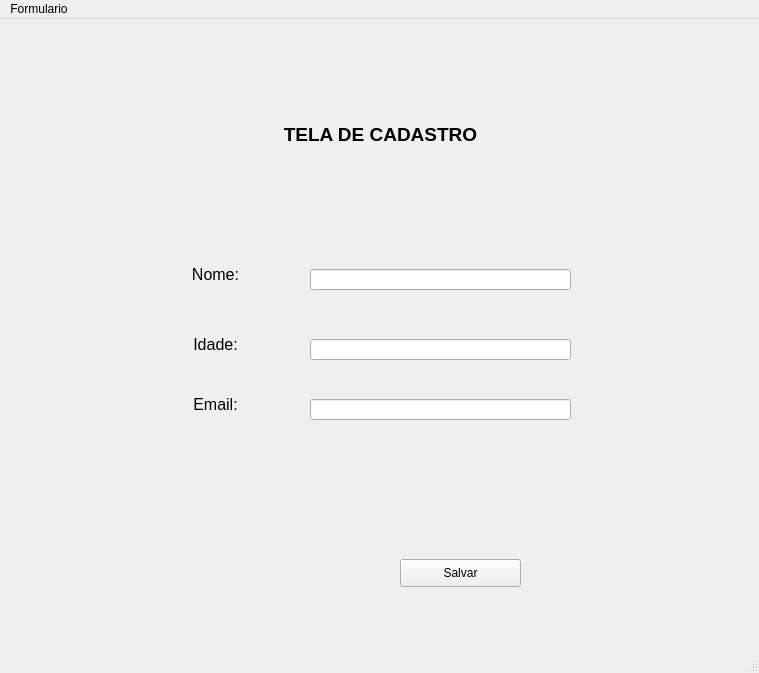
<?xml version="1.0" encoding="UTF-8"?>
<ui version="4.0">
 <class>MainWindow</class>
 <widget class="QMainWindow" name="MainWindow">
  <property name="geometry">
   <rect>
    <x>0</x>
    <y>0</y>
    <width>759</width>
    <height>673</height>
   </rect>
  </property>
  <property name="windowTitle">
   <string>MainWindow</string>
  </property>
  <widget class="QWidget" name="centralwidget">
   <widget class="QLabel" name="label">
    <property name="geometry">
     <rect>
      <x>210</x>
      <y>90</y>
      <width>341</width>
      <height>51</height>
     </rect>
    </property>
    <property name="font">
     <font>
      <pointsize>14</pointsize>
      <weight>75</weight>
      <bold>true</bold>
     </font>
    </property>
    <property name="text">
     <string>TELA DE CADASTRO</string>
    </property>
    <property name="alignment">
     <set>Qt::AlignCenter</set>
    </property>
   </widget>
   <widget class="QLabel" name="label_2">
    <property name="geometry">
     <rect>
      <x>170</x>
      <y>230</y>
      <width>91</width>
      <height>51</height>
     </rect>
    </property>
    <property name="font">
     <font>
      <pointsize>12</pointsize>
     </font>
    </property>
    <property name="text">
     <string>Nome:</string>
    </property>
    <property name="alignment">
     <set>Qt::AlignCenter</set>
    </property>
   </widget>
   <widget class="QLabel" name="label_3">
    <property name="geometry">
     <rect>
      <x>170</x>
      <y>300</y>
      <width>91</width>
      <height>51</height>
     </rect>
    </property>
    <property name="font">
     <font>
      <pointsize>12</pointsize>
     </font>
    </property>
    <property name="text">
     <string>Idade:</string>
    </property>
    <property name="alignment">
     <set>Qt::AlignCenter</set>
    </property>
   </widget>
   <widget class="QLabel" name="label_4">
    <property name="geometry">
     <rect>
      <x>170</x>
      <y>360</y>
      <width>91</width>
      <height>51</height>
     </rect>
    </property>
    <property name="font">
     <font>
      <pointsize>12</pointsize>
     </font>
    </property>
    <property name="text">
     <string>Email:</string>
    </property>
    <property name="alignment">
     <set>Qt::AlignCenter</set>
    </property>
   </widget>
   <widget class="QLineEdit" name="lineEditNome">
    <property name="geometry">
     <rect>
      <x>310</x>
      <y>250</y>
      <width>261</width>
      <height>21</height>
     </rect>
    </property>
   </widget>
   <widget class="QLineEdit" name="lineEditIdade">
    <property name="geometry">
     <rect>
      <x>310</x>
      <y>320</y>
      <width>261</width>
      <height>21</height>
     </rect>
    </property>
   </widget>
   <widget class="QLineEdit" name="lineEditEmail">
    <property name="geometry">
     <rect>
      <x>310</x>
      <y>380</y>
      <width>261</width>
      <height>21</height>
     </rect>
    </property>
   </widget>
   <widget class="QPushButton" name="pushButtonSalvar">
    <property name="geometry">
     <rect>
      <x>400</x>
      <y>540</y>
      <width>121</width>
      <height>28</height>
     </rect>
    </property>
    <property name="text">
     <string>Salvar</string>
    </property>
   </widget>
  </widget>
  <widget class="QMenuBar" name="menubar">
   <property name="geometry">
    <rect>
     <x>0</x>
     <y>0</y>
     <width>759</width>
     <height>26</height>
    </rect>
   </property>
   <widget class="QMenu" name="menuFormulario">
    <property name="tearOffEnabled">
     <bool>true</bool>
    </property>
    <property name="title">
     <string>Formulario</string>
    </property>
    <property name="separatorsCollapsible">
     <bool>true</bool>
    </property>
    <addaction name="actionNovo"/>
    <addaction name="actionAbrir"/>
    <addaction name="actionSair"/>
   </widget>
   <addaction name="menuFormulario"/>
  </widget>
  <widget class="QStatusBar" name="statusbar"/>
  <action name="actionSalvar">
   <property name="text">
    <string>Salvar</string>
   </property>
   <property name="shortcut">
    <string>Ctrl+S</string>
   </property>
  </action>
  <action name="actionAbrir">
   <property name="text">
    <string>Abrir</string>
   </property>
   <property name="shortcut">
    <string>Ctrl+O</string>
   </property>
  </action>
  <action name="actionNovo">
   <property name="text">
    <string>Novo</string>
   </property>
   <property name="shortcut">
    <string>Ctrl+N</string>
   </property>
  </action>
  <action name="actionSair">
   <property name="text">
    <string>Sair</string>
   </property>
   <property name="shortcut">
    <string>Ctrl+F4</string>
   </property>
  </action>
 </widget>
 <resources/>
 <connections/>
</ui>
